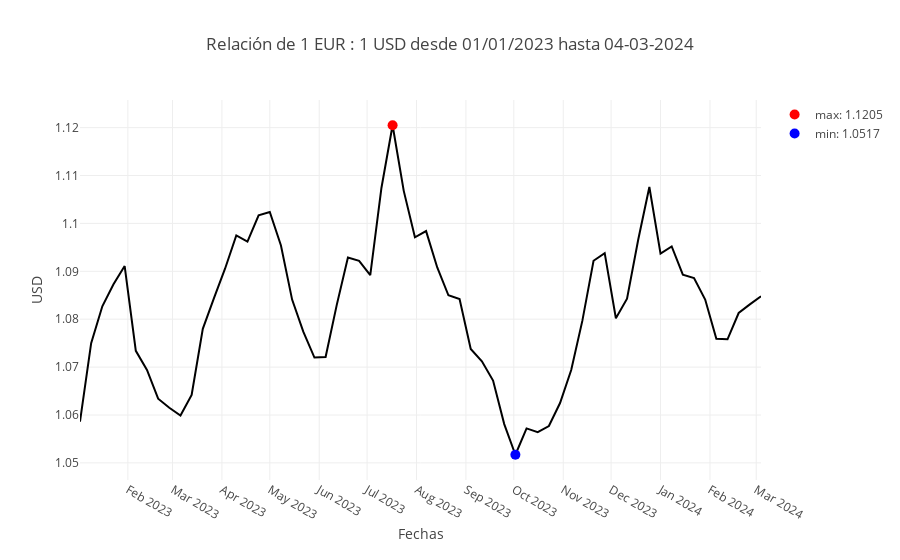

Notebook code cell kept with this figure:
### Code cell
#lista de fechas
fechas = list(data['rates'].keys())
#transformarlas a datetime
fechas = [datetime.strptime(fecha, "%Y-%m-%d") for fecha in fechas]
#obtencion de la lista de los valores por fechas
monedasCon = [data['rates'][fecha]['USD'] for fecha in data['rates'].keys()]
#creamos un df para facilitar su impresion
df = pd.DataFrame({'Fechas' : fechas, 'USD':monedasCon})
#Encontramos el máximo y el mínimo
max_index = monedasCon.index(max(monedasCon))
min_index = monedasCon.index(min(monedasCon))
max_fecha = fechas[max_index]
min_fecha = fechas[min_index]
fig = px.line(df, x='Fechas', y='USD', title=f'Relación de 1 EUR : 1 USD desde 01/01/2023 hasta {max(fechas).strftime("%d-%m-%Y")}')
fig.add_scatter(x=[max_fecha], y=[max(monedasCon)], mode='markers', marker=dict(color='red', size=10), name=f"max: {max(monedasCon)}")
fig.add_scatter(x=[min_fecha], y=[min(monedasCon)], mode='markers', marker=dict(color='blue', size=10), name=f"min: {min(monedasCon)}")
fig.update_xaxes(
        tickmode='linear',
        tick0=0,
        dtick='M1',  # Intervalo de 1 mes
        tickformat='%b %Y'  # Formato de mes abreviado
    )
fig.show()

### Figure 1 — Plotly figure (JSON) as saved in the notebook; plotly's stock layout.template omitted (floating-point values rounded to 4 significant figures)
{"data": [{"hovertemplate": "Fechas=%{x}<br>USD=%{y}<extra></extra>", "legendgroup": "", "line": {"color": "#000001", "dash": "solid"}, "marker": {"symbol": "circle"}, "mode": "lines", "name": "", "orientation": "v", "showlegend": false, "type": "scatter", "x": ["2023-01-02T00:00:00", "2023-01-09T00:00:00", "2023-01-16T00:00:00", "2023-01-23T00:00:00", "2023-01-30T00:00:00", "2023-02-06T00:00:00", "2023-02-13T00:00:00", "2023-02-20T00:00:00", "2023-02-27T00:00:00", "2023-03-06T00:00:00", "2023-03-13T00:00:00", "2023-03-20T00:00:00", "2023-03-27T00:00:00", "2023-04-03T00:00:00", "2023-04-10T00:00:00", "2023-04-17T00:00:00", "2023-04-24T00:00:00", "2023-05-01T00:00:00", "2023-05-08T00:00:00", "2023-05-15T00:00:00", "2023-05-22T00:00:00", "2023-05-29T00:00:00", "2023-06-05T00:00:00", "2023-06-12T00:00:00", "2023-06-19T00:00:00", "2023-06-26T00:00:00", "2023-07-03T00:00:00", "2023-07-10T00:00:00", "2023-07-17T00:00:00", "2023-07-24T00:00:00", "2023-07-31T00:00:00", "2023-08-07T00:00:00", "2023-08-14T00:00:00", "2023-08-21T00:00:00", "2023-08-28T00:00:00", "2023-09-04T00:00:00", "2023-09-11T00:00:00", "2023-09-18T00:00:00", "2023-09-25T00:00:00", "2023-10-02T00:00:00", "2023-10-09T00:00:00", "2023-10-16T00:00:00", "2023-10-23T00:00:00", "2023-10-30T00:00:00", "2023-11-06T00:00:00", "2023-11-13T00:00:00", "2023-11-20T00:00:00", "2023-11-27T00:00:00", "2023-12-04T00:00:00", "2023-12-11T00:00:00", "2023-12-18T00:00:00", "2023-12-25T00:00:00", "2024-01-01T00:00:00", "2024-01-08T00:00:00", "2024-01-15T00:00:00", "2024-01-22T00:00:00", "2024-01-29T00:00:00", "2024-02-05T00:00:00", "2024-02-12T00:00:00", "2024-02-19T00:00:00", "2024-02-26T00:00:00", "2024-03-04T00:00:00"], "xaxis": "x", "y": [1.059, 1.075, 1.083, 1.087, 1.091, 1.073, 1.069, 1.063, 1.062, 1.06, 1.064, 1.078, 1.084, 1.091, 1.097, 1.096, 1.102, 1.102, 1.095, 1.084, 1.077, 1.072, 1.072, 1.083, 1.093, 1.092, 1.089, 1.107, 1.121, 1.107, 1.097, 1.098, 1.091, 1.085, 1.084, 1.074, 1.071, 1.067, 1.058, 1.052, 1.057, 1.056, 1.058, 1.062, 1.069, 1.08, 1.092, 1.094, 1.08, 1.084, 1.097, 1.108, 1.094, 1.095, 1.089, 1.089, 1.084, 1.076, 1.076, 1.081, 1.083, 1.085], "yaxis": "y"}, {"marker": {"color": "red", "size": 10}, "mode": "markers", "name": "max: 1.1205", "type": "scatter", "x": ["2023-07-17T00:00:00"], "y": [1.121]}, {"marker": {"color": "blue", "size": 10}, "mode": "markers", "name": "min: 1.0517", "type": "scatter", "x": ["2023-10-02T00:00:00"], "y": [1.052]}], "layout": {"legend": {"tracegroupgap": 0}, "title": {"text": "Relación de 1 EUR : 1 USD desde 01/01/2023 hasta 04-03-2024"}, "xaxis": {"anchor": "y", "domain": [0, 1], "dtick": "M1", "tick0": 0, "tickformat": "%b %Y", "tickmode": "linear", "title": {"text": "Fechas"}}, "yaxis": {"anchor": "x", "domain": [0, 1], "title": {"text": "USD"}}}}
